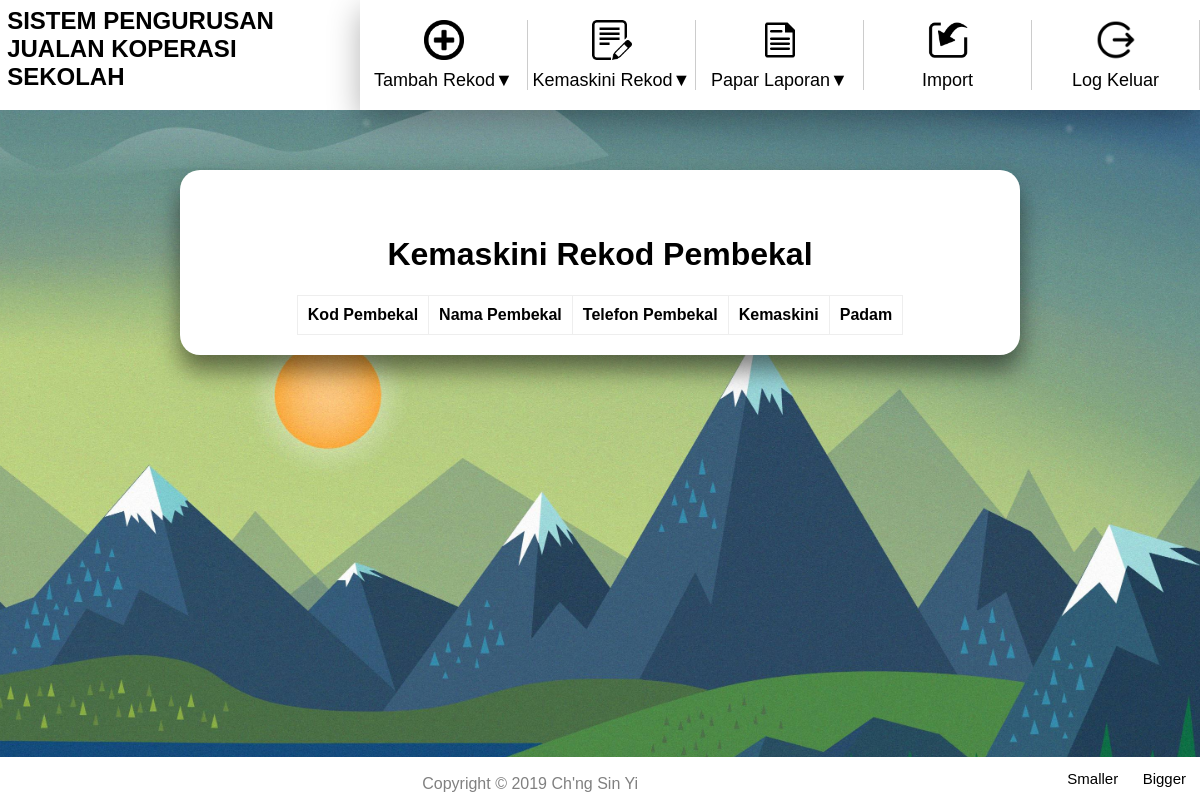
Page /viewRekodPembekal.php on the earlier database version.
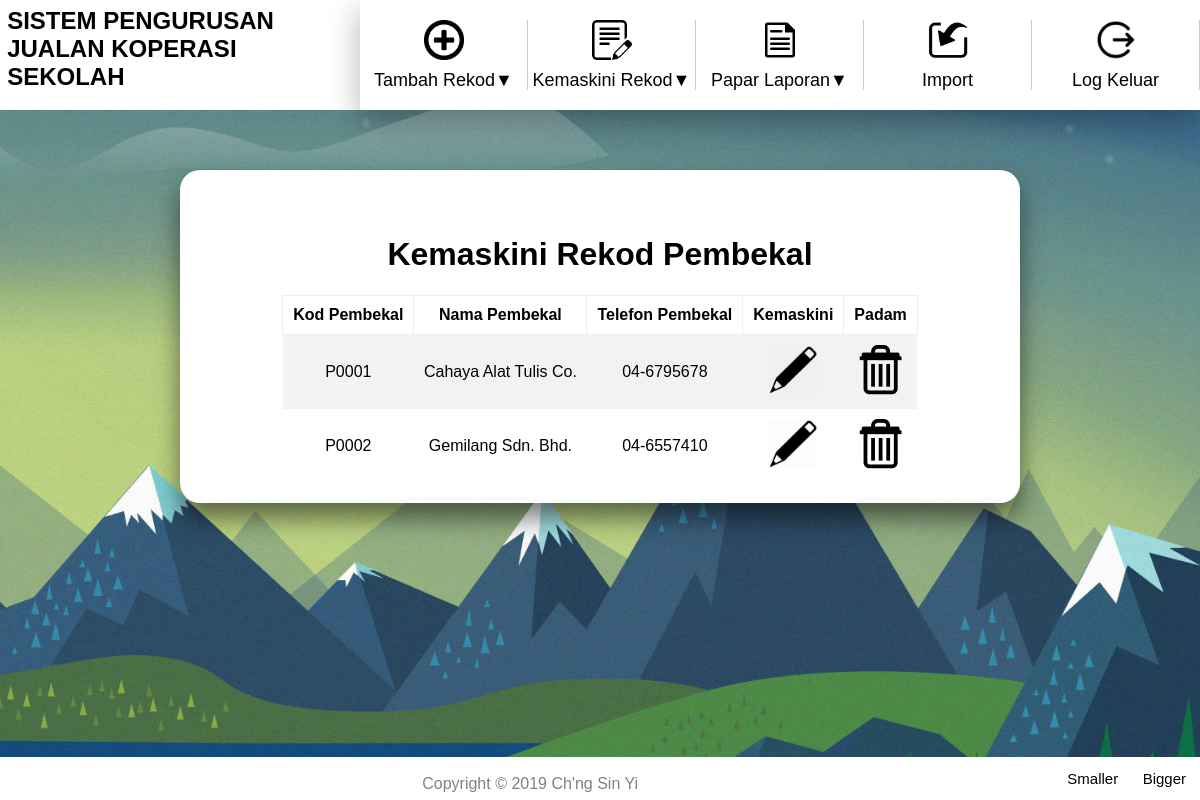
Same page on the later database version.
### tables this page shows
CREATE TABLE `pembekal` (
  `KodPembekal` varchar(5) NOT NULL,
  `NamaPembekal` varchar(50) NOT NULL,
  `TelefonPembekal` varchar(15) NOT NULL
);

### viewRekodPembekal.php (the view, shortened to what this page needs)
<?php
    require 'header.php';
    include 'includes/dbh.inc.php';
?>
    <head>
        <link rel = "stylesheet" type = "text/css" href = "css/viewRekodPembekal-style.css">
    </head>
    <body>
    <div class = "container">
        <h1>Kemaskini Rekod Pembekal</h1>
        <form action = "" method = "POST">
            <?php
                $hasil = mysqli_query($conn ,"SELECT * FROM `pembekal` ORDER BY `KodPembekal` ASC;")
                or die(mysqli_error($conn));
                echo "<table align = 'center' border='1' cellpadding='10'>";
                echo "<tr> <th>Kod Pembekal</th> <th>Nama Pembekal</th> <th>Telefon Pembekal</th> <th>Kemaskini</th> <th>Padam</th></tr>";
                while ($row = mysqli_fetch_array($hasil)) {
                    $kodPembekal = $row['KodPembekal'];
                    $namaPembekal = $row['NamaPembekal'];
                    $telefonPembekal = $row['TelefonPembekal'];
                    echo "<tr>";
                    echo '<td>' . $kodPembekal . '</td>';
                    echo '<td>' . $namaPembekal . '</td>';
                    echo '<td>' . $telefonPembekal . '</td>';
                    echo '<td><a href="kemaskiniRekodPembekal.php?kodPembekal=' . $kodPembekal . '"><img src="icons/edit.png" alt = "editIcon" class = "editIcon"></a></td>';
                    echo '<td><a href="includes/padamRekodPembekal.inc.php?kodPembekal=' . $kodPembekal . '"><img src="icons/delete.png" alt = "deleteIcon" class = "deleteIcon"></a></td>';
                    echo "</tr>";
                }
                echo "</table>";
            ?>
        </form>
    </div>
<?php
    require 'footer.php';
?>

Differences in the rows shown:
added pembekal: KodPembekal "P0001", NamaPembekal "Cahaya Alat Tulis Co.", TelefonPembekal "04-6795678"
added pembekal: KodPembekal "P0002", NamaPembekal "Gemilang Sdn. Bhd.", TelefonPembekal "04-6557410"
